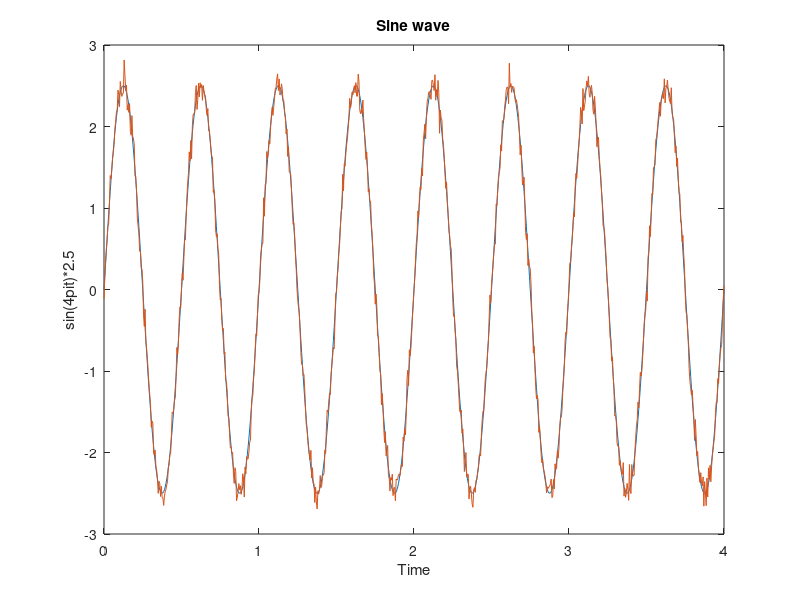

Source code (MATLAB):
close all;
clear all;
clc;
T = 0.005; % Sampling Period
t_end = 4;
t = 0 : T : t_end;
A = 2.5; % Amplitude
f = 2; %Hz
signal = A * sin(2*pi*f*t);

plot(t, signal);
xlabel("Time");
ylabel("sin(4pit)*2.5");
title("Sine wave");

hold on;

mu = 0;
sigma = 0.1;

noise = 0.1 * randn(size(signal));

x_noisy = signal + noise;

plot(t, x_noisy);